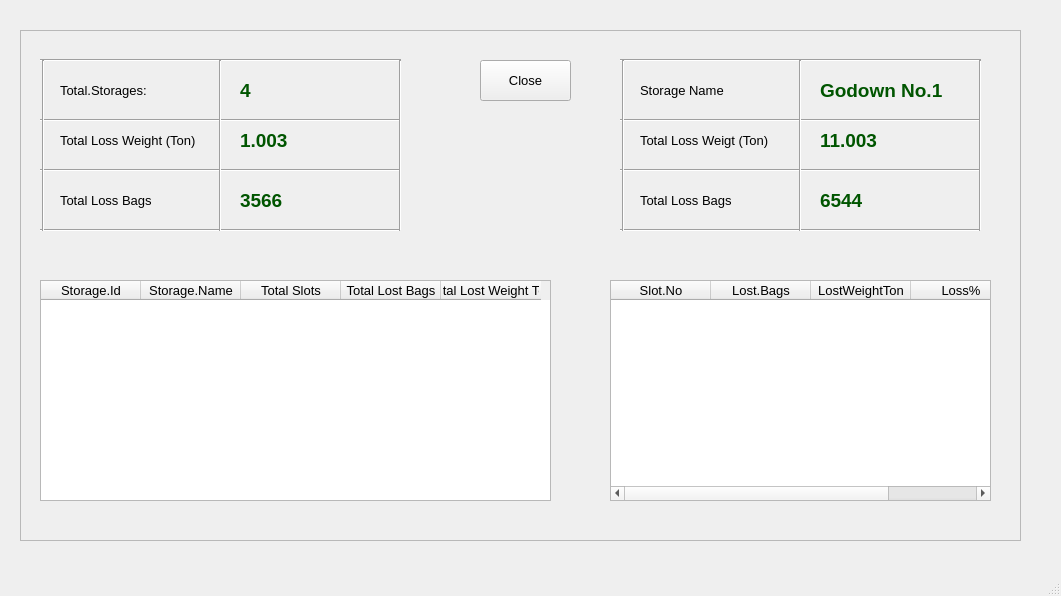
<?xml version="1.0" encoding="UTF-8"?>
<ui version="4.0">
 <class>MainWindow</class>
 <widget class="QMainWindow" name="MainWindow">
  <property name="geometry">
   <rect>
    <x>0</x>
    <y>0</y>
    <width>1061</width>
    <height>596</height>
   </rect>
  </property>
  <property name="baseSize">
   <size>
    <width>0</width>
    <height>0</height>
   </size>
  </property>
  <property name="windowTitle">
   <string>MainWindow</string>
  </property>
  <widget class="QWidget" name="centralwidget">
   <widget class="QFrame" name="frame">
    <property name="geometry">
     <rect>
      <x>20</x>
      <y>30</y>
      <width>1001</width>
      <height>511</height>
     </rect>
    </property>
    <property name="frameShape">
     <enum>QFrame::StyledPanel</enum>
    </property>
    <property name="frameShadow">
     <enum>QFrame::Raised</enum>
    </property>
    <widget class="QPushButton" name="pushButton_9">
     <property name="geometry">
      <rect>
       <x>460</x>
       <y>30</y>
       <width>91</width>
       <height>41</height>
      </rect>
     </property>
     <property name="font">
      <font>
       <pointsize>10</pointsize>
      </font>
     </property>
     <property name="text">
      <string>Close</string>
     </property>
    </widget>
    <widget class="QLabel" name="label">
     <property name="geometry">
      <rect>
       <x>40</x>
       <y>40</y>
       <width>131</width>
       <height>41</height>
      </rect>
     </property>
     <property name="font">
      <font>
       <pointsize>10</pointsize>
      </font>
     </property>
     <property name="text">
      <string>Total.Storages:</string>
     </property>
    </widget>
    <widget class="QLabel" name="label_2">
     <property name="geometry">
      <rect>
       <x>40</x>
       <y>90</y>
       <width>141</width>
       <height>41</height>
      </rect>
     </property>
     <property name="font">
      <font>
       <pointsize>10</pointsize>
      </font>
     </property>
     <property name="text">
      <string>Total Loss Weight (Ton)</string>
     </property>
    </widget>
    <widget class="QLabel" name="label_3">
     <property name="geometry">
      <rect>
       <x>40</x>
       <y>150</y>
       <width>141</width>
       <height>41</height>
      </rect>
     </property>
     <property name="font">
      <font>
       <pointsize>10</pointsize>
      </font>
     </property>
     <property name="text">
      <string>Total Loss Bags</string>
     </property>
    </widget>
    <widget class="Line" name="line">
     <property name="geometry">
      <rect>
       <x>20</x>
       <y>80</y>
       <width>361</width>
       <height>20</height>
      </rect>
     </property>
     <property name="orientation">
      <enum>Qt::Horizontal</enum>
     </property>
    </widget>
    <widget class="Line" name="line_2">
     <property name="geometry">
      <rect>
       <x>20</x>
       <y>130</y>
       <width>361</width>
       <height>20</height>
      </rect>
     </property>
     <property name="orientation">
      <enum>Qt::Horizontal</enum>
     </property>
    </widget>
    <widget class="Line" name="line_3">
     <property name="geometry">
      <rect>
       <x>20</x>
       <y>190</y>
       <width>361</width>
       <height>20</height>
      </rect>
     </property>
     <property name="orientation">
      <enum>Qt::Horizontal</enum>
     </property>
    </widget>
    <widget class="Line" name="line_4">
     <property name="geometry">
      <rect>
       <x>20</x>
       <y>20</y>
       <width>361</width>
       <height>20</height>
      </rect>
     </property>
     <property name="orientation">
      <enum>Qt::Horizontal</enum>
     </property>
    </widget>
    <widget class="Line" name="line_5">
     <property name="geometry">
      <rect>
       <x>13</x>
       <y>30</y>
       <width>20</width>
       <height>171</height>
      </rect>
     </property>
     <property name="orientation">
      <enum>Qt::Vertical</enum>
     </property>
    </widget>
    <widget class="Line" name="line_6">
     <property name="geometry">
      <rect>
       <x>190</x>
       <y>30</y>
       <width>20</width>
       <height>171</height>
      </rect>
     </property>
     <property name="orientation">
      <enum>Qt::Vertical</enum>
     </property>
    </widget>
    <widget class="Line" name="line_13">
     <property name="geometry">
      <rect>
       <x>370</x>
       <y>30</y>
       <width>20</width>
       <height>171</height>
      </rect>
     </property>
     <property name="orientation">
      <enum>Qt::Vertical</enum>
     </property>
    </widget>
    <widget class="QLabel" name="label_7">
     <property name="geometry">
      <rect>
       <x>220</x>
       <y>40</y>
       <width>131</width>
       <height>41</height>
      </rect>
     </property>
     <property name="font">
      <font>
       <pointsize>14</pointsize>
       <weight>75</weight>
       <bold>true</bold>
      </font>
     </property>
     <property name="styleSheet">
      <string notr="true">color: rgb(0, 85, 0);</string>
     </property>
     <property name="text">
      <string>4</string>
     </property>
    </widget>
    <widget class="QLabel" name="label_8">
     <property name="geometry">
      <rect>
       <x>220</x>
       <y>90</y>
       <width>131</width>
       <height>41</height>
      </rect>
     </property>
     <property name="font">
      <font>
       <pointsize>14</pointsize>
       <weight>75</weight>
       <bold>true</bold>
      </font>
     </property>
     <property name="styleSheet">
      <string notr="true">color: rgb(0, 85, 0);</string>
     </property>
     <property name="text">
      <string>1.003</string>
     </property>
    </widget>
    <widget class="QLabel" name="label_9">
     <property name="geometry">
      <rect>
       <x>220</x>
       <y>150</y>
       <width>131</width>
       <height>41</height>
      </rect>
     </property>
     <property name="font">
      <font>
       <pointsize>14</pointsize>
       <weight>75</weight>
       <bold>true</bold>
      </font>
     </property>
     <property name="styleSheet">
      <string notr="true">color: rgb(0, 85, 0);</string>
     </property>
     <property name="text">
      <string>3566</string>
     </property>
    </widget>
    <widget class="QTableWidget" name="tableWidget">
     <property name="geometry">
      <rect>
       <x>20</x>
       <y>250</y>
       <width>511</width>
       <height>221</height>
      </rect>
     </property>
     <column>
      <property name="text">
       <string>Storage.Id</string>
      </property>
      <property name="font">
       <font>
        <pointsize>10</pointsize>
       </font>
      </property>
     </column>
     <column>
      <property name="text">
       <string>Storage.Name</string>
      </property>
      <property name="font">
       <font>
        <pointsize>10</pointsize>
       </font>
      </property>
     </column>
     <column>
      <property name="text">
       <string>Total Slots</string>
      </property>
      <property name="font">
       <font>
        <pointsize>10</pointsize>
       </font>
      </property>
     </column>
     <column>
      <property name="text">
       <string>Total Lost Bags</string>
      </property>
      <property name="font">
       <font>
        <pointsize>10</pointsize>
       </font>
      </property>
     </column>
     <column>
      <property name="text">
       <string>Total Lost Weight Ton</string>
      </property>
      <property name="font">
       <font>
        <pointsize>10</pointsize>
       </font>
      </property>
     </column>
    </widget>
    <widget class="QTableWidget" name="tableWidget_2">
     <property name="geometry">
      <rect>
       <x>590</x>
       <y>250</y>
       <width>381</width>
       <height>221</height>
      </rect>
     </property>
     <column>
      <property name="text">
       <string>Slot.No</string>
      </property>
      <property name="font">
       <font>
        <pointsize>10</pointsize>
       </font>
      </property>
     </column>
     <column>
      <property name="text">
       <string>Lost.Bags</string>
      </property>
      <property name="font">
       <font>
        <pointsize>10</pointsize>
       </font>
      </property>
     </column>
     <column>
      <property name="text">
       <string>LostWeightTon</string>
      </property>
      <property name="font">
       <font>
        <pointsize>10</pointsize>
       </font>
      </property>
     </column>
     <column>
      <property name="text">
       <string>Loss%</string>
      </property>
      <property name="font">
       <font>
        <pointsize>10</pointsize>
       </font>
      </property>
     </column>
    </widget>
    <widget class="QLabel" name="label_10">
     <property name="geometry">
      <rect>
       <x>620</x>
       <y>150</y>
       <width>141</width>
       <height>41</height>
      </rect>
     </property>
     <property name="font">
      <font>
       <pointsize>10</pointsize>
      </font>
     </property>
     <property name="text">
      <string>Total Loss Bags</string>
     </property>
    </widget>
    <widget class="QLabel" name="label_11">
     <property name="geometry">
      <rect>
       <x>800</x>
       <y>40</y>
       <width>131</width>
       <height>41</height>
      </rect>
     </property>
     <property name="font">
      <font>
       <pointsize>14</pointsize>
       <weight>75</weight>
       <bold>true</bold>
      </font>
     </property>
     <property name="styleSheet">
      <string notr="true">color: rgb(0, 85, 0);</string>
     </property>
     <property name="text">
      <string>Godown No.1</string>
     </property>
    </widget>
    <widget class="Line" name="line_14">
     <property name="geometry">
      <rect>
       <x>600</x>
       <y>190</y>
       <width>361</width>
       <height>20</height>
      </rect>
     </property>
     <property name="orientation">
      <enum>Qt::Horizontal</enum>
     </property>
    </widget>
    <widget class="QLabel" name="label_12">
     <property name="geometry">
      <rect>
       <x>620</x>
       <y>40</y>
       <width>131</width>
       <height>41</height>
      </rect>
     </property>
     <property name="font">
      <font>
       <pointsize>10</pointsize>
      </font>
     </property>
     <property name="text">
      <string>Storage Name</string>
     </property>
    </widget>
    <widget class="Line" name="line_15">
     <property name="geometry">
      <rect>
       <x>600</x>
       <y>130</y>
       <width>361</width>
       <height>20</height>
      </rect>
     </property>
     <property name="orientation">
      <enum>Qt::Horizontal</enum>
     </property>
    </widget>
    <widget class="Line" name="line_16">
     <property name="geometry">
      <rect>
       <x>600</x>
       <y>80</y>
       <width>361</width>
       <height>20</height>
      </rect>
     </property>
     <property name="orientation">
      <enum>Qt::Horizontal</enum>
     </property>
    </widget>
    <widget class="Line" name="line_17">
     <property name="geometry">
      <rect>
       <x>600</x>
       <y>20</y>
       <width>361</width>
       <height>20</height>
      </rect>
     </property>
     <property name="orientation">
      <enum>Qt::Horizontal</enum>
     </property>
    </widget>
    <widget class="Line" name="line_18">
     <property name="geometry">
      <rect>
       <x>593</x>
       <y>30</y>
       <width>20</width>
       <height>171</height>
      </rect>
     </property>
     <property name="orientation">
      <enum>Qt::Vertical</enum>
     </property>
    </widget>
    <widget class="QLabel" name="label_13">
     <property name="geometry">
      <rect>
       <x>800</x>
       <y>150</y>
       <width>131</width>
       <height>41</height>
      </rect>
     </property>
     <property name="font">
      <font>
       <pointsize>14</pointsize>
       <weight>75</weight>
       <bold>true</bold>
      </font>
     </property>
     <property name="styleSheet">
      <string notr="true">color: rgb(0, 85, 0);</string>
     </property>
     <property name="text">
      <string>6544</string>
     </property>
    </widget>
    <widget class="QLabel" name="label_14">
     <property name="geometry">
      <rect>
       <x>800</x>
       <y>90</y>
       <width>131</width>
       <height>41</height>
      </rect>
     </property>
     <property name="font">
      <font>
       <pointsize>14</pointsize>
       <weight>75</weight>
       <bold>true</bold>
      </font>
     </property>
     <property name="styleSheet">
      <string notr="true">color: rgb(0, 85, 0);</string>
     </property>
     <property name="text">
      <string>11.003</string>
     </property>
    </widget>
    <widget class="Line" name="line_19">
     <property name="geometry">
      <rect>
       <x>770</x>
       <y>30</y>
       <width>20</width>
       <height>171</height>
      </rect>
     </property>
     <property name="orientation">
      <enum>Qt::Vertical</enum>
     </property>
    </widget>
    <widget class="Line" name="line_20">
     <property name="geometry">
      <rect>
       <x>950</x>
       <y>30</y>
       <width>20</width>
       <height>171</height>
      </rect>
     </property>
     <property name="orientation">
      <enum>Qt::Vertical</enum>
     </property>
    </widget>
    <widget class="QLabel" name="label_15">
     <property name="geometry">
      <rect>
       <x>620</x>
       <y>90</y>
       <width>141</width>
       <height>41</height>
      </rect>
     </property>
     <property name="font">
      <font>
       <pointsize>10</pointsize>
      </font>
     </property>
     <property name="text">
      <string>Total Loss Weigt (Ton)</string>
     </property>
    </widget>
   </widget>
  </widget>
  <widget class="QMenuBar" name="menubar">
   <property name="geometry">
    <rect>
     <x>0</x>
     <y>0</y>
     <width>1061</width>
     <height>21</height>
    </rect>
   </property>
  </widget>
  <widget class="QStatusBar" name="statusbar"/>
 </widget>
 <resources/>
 <connections/>
</ui>
